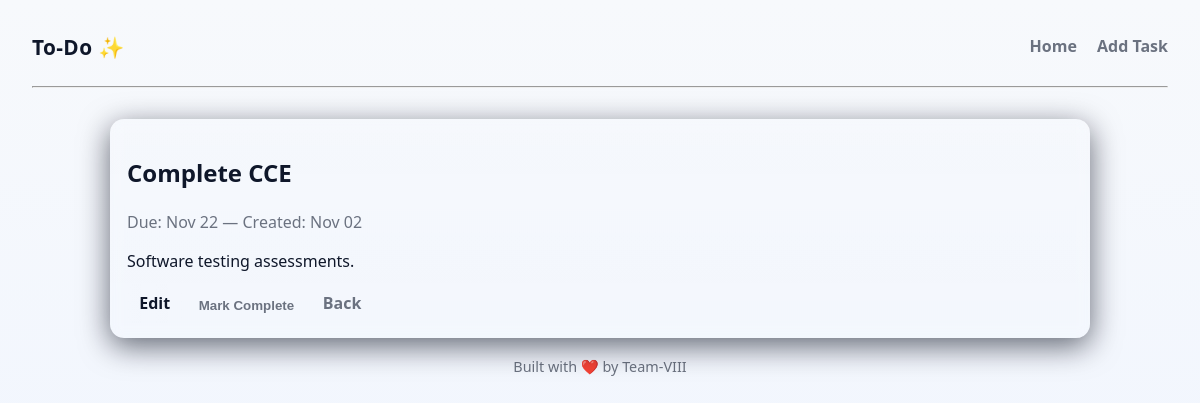
Screenshot of /task/11/ with the database file from the repository.
### tasks/models.py (models this page shows, shortened)
class Task(models.Model):
    title = models.CharField(max_length=200)
    description = models.TextField(blank=True)
    deadline = models.DateField()
    completed = models.BooleanField(default=False)
    created_at = models.DateField(default=timezone.now)
    class Meta:
        ordering = ['completed', 'deadline', '-created_at']

### tasks/views.py (the view)
# urls.py: path('task/<int:pk>/', views.TaskDetailView.as_view(), name='detail'), # CBV - detail
class TaskDetailView(DetailView):
    model = Task
    template_name = 'tasks/detail.html'
    context_object_name = 'task'

### templates/tasks/detail.html
{% extends 'base.html' %}
{% block content %}
<section class="panel">
  <h2>{{ task.title }}</h2>
  <p class="muted">Due: {{ task.deadline|date:'M d' }} — Created: {{ task.created_at|date:'M d' }}</p>
  <div class="task-full">
    <p>{{ task.description|linebreaksbr }}</p>
  </div>
  <div class="actions">
    <a class="btn" href="{% url 'tasks:edit' task.pk %}">Edit</a>
    <form method="post" action="{% url 'tasks:toggle' task.pk %}" style="display:inline">{% csrf_token %}<button class="btn ghost">{% if task.completed %}Mark Pending{% else %}Mark Complete{% endif %}</button></form>
    <a class="btn ghost" href="{% url 'tasks:index' %}">Back</a>
  </div>
</section>
{% endblock %}

### static/css/styles.css (style rules this page uses)
:root { --bg: #f7f9fc; --card: #ffffff; --muted: #6b7280; --accent: #6c8cff; --accent-2: #7bd389; --glass: rgba(255, 255, 255, 0.6); --radius: 14px; --shadow: 0 6px 18px rgba(20, 24, 40, 0.08); --glass-2: rgba(108, 140, 255, 0.08); --mono: "Segoe UI", Roboto, "Helvetica Neue", Arial, sans-serif; }
* { box-sizing: border-box; }
html, body { height: 100%; }
body { margin: 0; font-family: var(--mono); background: linear-gradient(180deg, var(--bg), #eef4ff); color: #0f172a; -webkit-font-smoothing: antialiased; -moz-osx-font-smoothing: grayscale; line-height: 1.45; transition: background 300ms ease; padding: 2rem; }
.panel { background: linear-gradient( 180deg, rgba(255, 255, 255, 0.02), rgba(255, 255, 255, 0.01) ); border-radius: 14px; padding: 1rem; box-shadow: 0 8px 30px rgba(2, 6, 23, 0.6), inset 0 1px 0 rgba(255, 255, 255, 0.02); backdrop-filter: blur(6px); border: 1px solid rgba(255, 255, 255, 0.03); }
.btn { background: linear-gradient( 90deg, rgba(255, 255, 255, 0.02), rgba(255, 255, 255, 0.01) ); border: 1px solid rgba(255, 255, 255, 0.04); padding: 0.45rem 0.7rem; border-radius: 8px; font-weight: 700; cursor: pointer; text-decoration: none; color: inherit; transition: transform 0.18s, box-shadow 0.18s, background 0.18s; }
.btn.ghost { background: transparent; border: 1px dashed rgba(255, 255, 255, 0.03); color: var(--muted); }
.muted { color: var(--muted); }

### rows the page displays
Task: title "Complete CCE", deadline "Nov 22", created_at "Nov 02", description "Software testing assessments."
